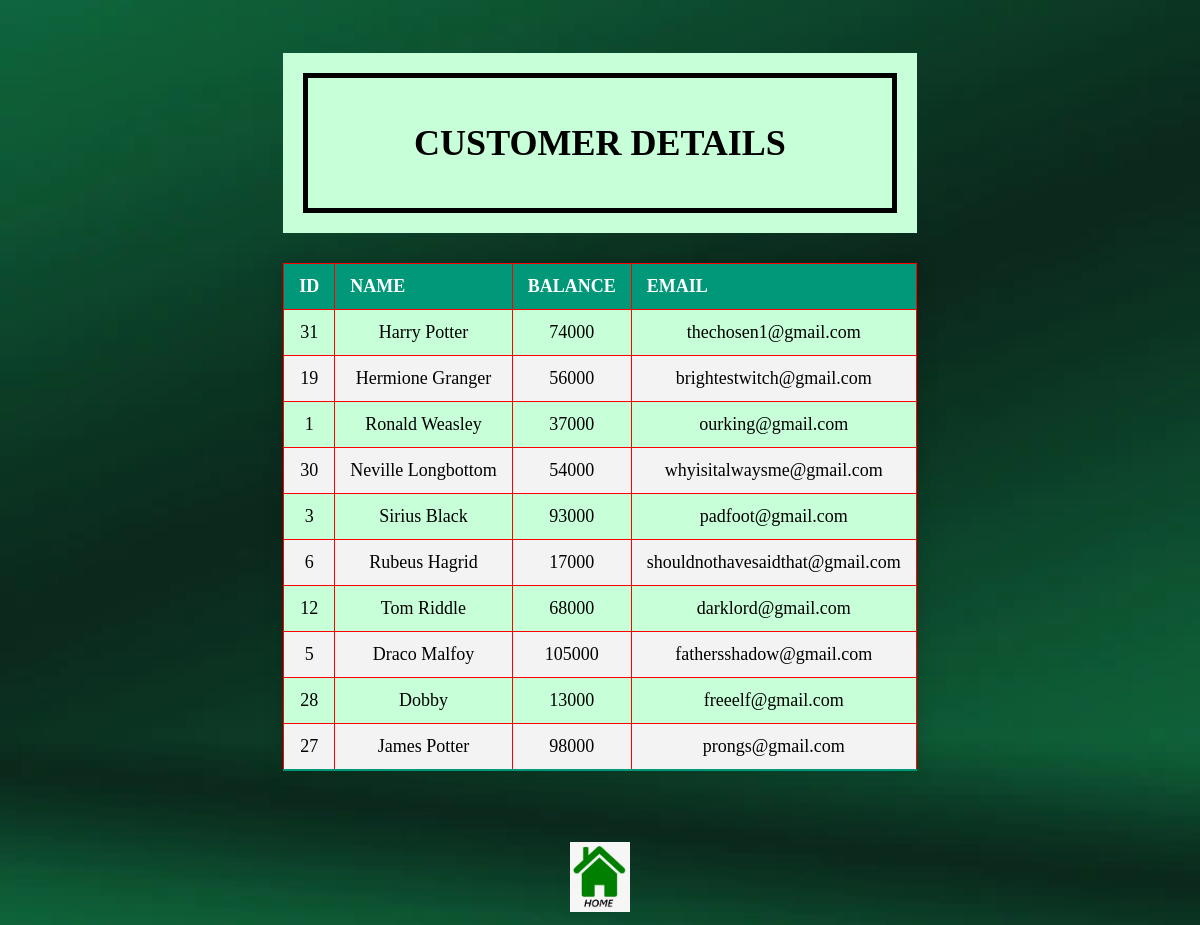
The app's page /Banking/displayCust with its own data.
### transact/models.py (models this page shows)
class Customer(models.Model):
    custID = models.IntegerField()
    custName = models.CharField(max_length=100)
    custBalance = models.IntegerField()
    custEmail = models.EmailField(max_length=100)

### transact/views.py (the view)
# urls.py: path('displayCust', views.displayCustomer, ),
def displayCustomer(request):
    customer = Customer.objects.all()
    return render(request, 'displayCust.html', context = {"customer": customer})

### templates/displayCust.html (shortened to what this page needs)
<!DOCTYPE html>
<html lang="en">
<head>
    <link rel="stylesheet" href="/static/style.css">
</head>
<body>
    {% block context %}
    <center>
        <table class="styled-table" style="font-family: 'Corbel Light';">
            <caption>
                <div style="background-color: #c7ffd8; padding: 20px; margin-bottom: 30px;">
                    <div style=" box-sizing: border-box; border: 5px solid #000000; background: #c7ffd8; padding: 20px;">
                        <h1>CUSTOMER DETAILS</h1>
                    </div>
                </div>
            </caption>
            <thead>
                <th>ID</th>
                <th>NAME</th>
                <th>BALANCE</th>
                <th>EMAIL</th>
            </thead>
            <tr>
                {% for data in customer %}
                    <td align="center">{{data.custID}}</td>
                    <td align="center">{{data.custName}}</td>
                    <td align="center">{{data.custBalance}}</td>
                    <td align="center">{{data.custEmail}}</td>
            </tr>
            {% endfor %}
        </table>
        <br>
        <br>
        <a href = "./index"><img src="/static/home.png" style="height:70px"></a>
    </center>
    {% endblock %}
</body>
</html>

### templates/style.css (style rules this page uses)
body { background-color: #0d4f21; background-image: url(bg.jpg); background-repeat: no-repeat; background-size: cover; color: #000; font-family: 'Corbel Light', Helvetica, Arial, sans-serif; font-size: 20px; font-weight: 300; padding-top: 20px; overflow-x: hidden; }
table, th, td { border: 1px solid Red; }
.styled-table { border-collapse: collapse; margin: 25px 0; font-size: 0.9em; min-width: 400px; box-shadow: 0 0 20px rgba(0, 0, 0, 0.15); }
.styled-table th, .styled-table td { padding: 12px 15px; }
.styled-table tbody tr { background-color: #c7ffd8; border-bottom: 1px solid #dddddd; }

### records on screen
Customer: custID "31", custName "Harry Potter", custBalance "74000", custEmail "thechosen1@gmail.com"
Customer: custID "19", custName "Hermione Granger", custBalance "56000", custEmail "brightestwitch@gmail.com"
Customer: custID "1", custName "Ronald Weasley", custBalance "37000", custEmail "ourking@gmail.com"
Customer: custID "30", custName "Neville Longbottom", custBalance "54000", custEmail "whyisitalwaysme@gmail.com"
Customer: custID "3", custName "Sirius Black", custBalance "93000", custEmail "padfoot@gmail.com"
Customer: custID "6", custName "Rubeus Hagrid", custBalance "17000", custEmail "shouldnothavesaidthat@gmail.com"
Customer: custID "12", custName "Tom Riddle", custBalance "68000", custEmail "darklord@gmail.com"
Customer: custID "5", custName "Draco Malfoy", custBalance "105000", custEmail "fathersshadow@gmail.com"
Customer: custID "28", custName "Dobby", custBalance "13000", custEmail "freeelf@gmail.com"
Customer: custID "27", custName "James Potter", custBalance "98000", custEmail "prongs@gmail.com"
